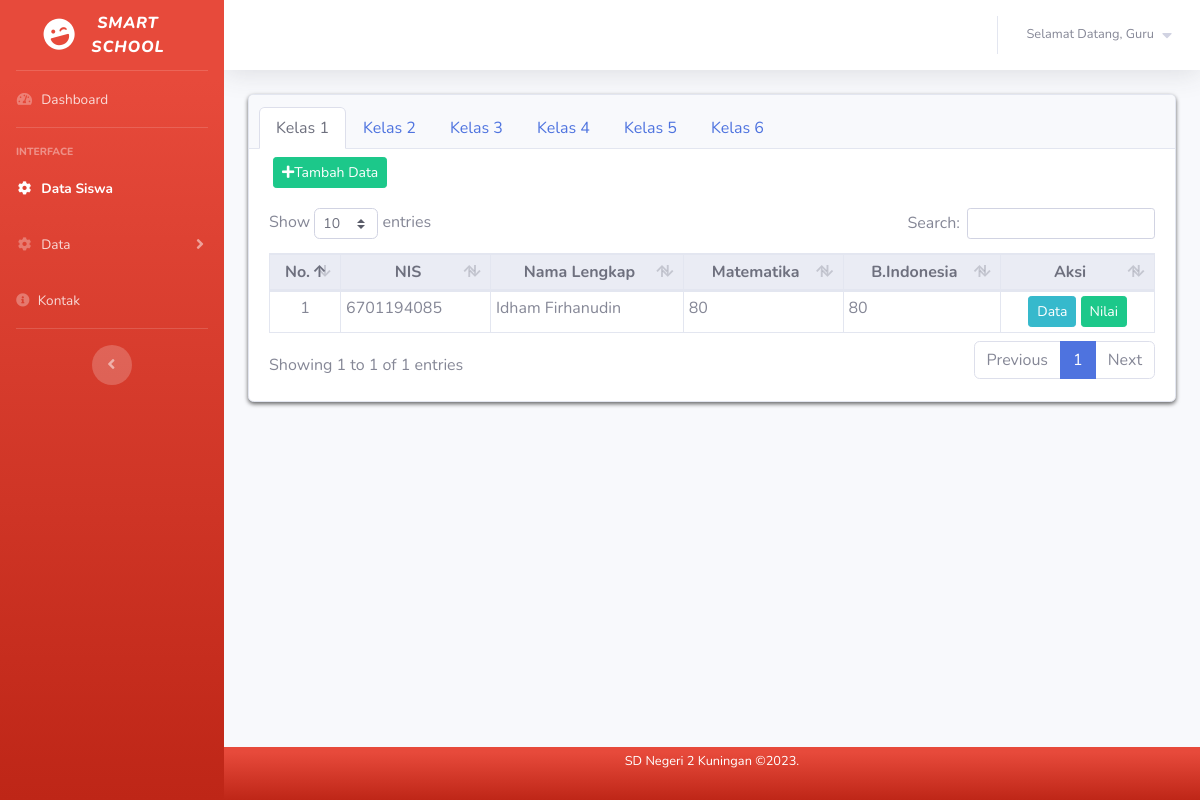
The page /guru/data-kelas1.php (signed in) on the database its author committed.
### tables this page shows
CREATE TABLE `data_kelas1` (
  `id_siswa` int(11) NOT NULL,
  `id_mapel` int(20) NOT NULL,
  `foto` varchar(100) NOT NULL,
  `nis` varchar(20) NOT NULL,
  `nama_lengkap` varchar(50) NOT NULL,
  `jenis_kelamin` varchar(20) NOT NULL,
  `alamat` varchar(100) NOT NULL,
  `no_telp` varchar(20) NOT NULL
);

CREATE TABLE `mapel_kelas1` (
  `id_mapel` int(20) NOT NULL,
  `mtk` int(5) NOT NULL,
  `bindo` int(5) NOT NULL,
  `na` int(5) NOT NULL
);

### guru/function.php (called while the page is built, shortened)
<?php
	$conn = mysqli_connect("localhost", "root", "", "pendataan");
	function query2($query){
		global $conn;
		$result = mysqli_query($conn, $query);
		$rows = [];
		while ($row = mysqli_fetch_assoc($result)) {
			$rows[] = $row;
		}
		return $rows;
	}
 ?>

### guru/data-kelas1.php (the view, shortened to what this page needs)
<?php
    require 'function.php';
    $siswa = query2("SELECT * FROM data_kelas1 INNER JOIN mapel_kelas1 ON data_kelas1.id_mapel = mapel_kelas1.id_mapel");
 ?>
<!DOCTYPE html>
<html lang="en">
<head>
    <link href="style/vendor/fontawesome-free/css/all.min.css" rel="stylesheet" type="text/css">
    <link href="style/css/sb-admin-2.min.css" rel="stylesheet">
    <link href="style/vendor/datatables/dataTables.bootstrap4.min.css" rel="stylesheet">
</head>
<body id="page-top">
    <div id="wrapper">
        <ul class="navbar-nav bg-gradient-danger sidebar sidebar-dark accordion" id="accordionSidebar">
            <a class="sidebar-brand d-flex align-items-center justify-content-center" href="dashboard.php">
                <div class="sidebar-brand-icon rotate-n-15">
                    <i class="fas fa-laugh-wink"></i>
                </div>
                <div class="sidebar-brand-text mx-3"><i>Smart <br>School</i></div>
            </a>
            <hr class="sidebar-divider my-0">
            <li class="nav-item">
                <a class="nav-link" href="dashboard.php">
                    <i class="fas fa-fw fa-tachometer-alt"></i>
                    <span>Dashboard</span></a>
            </li>
            <hr class="sidebar-divider">
            <div class="sidebar-heading">
                Interface
            </div>
            <li class="nav-item active">
                <a class="nav-link" href="siswa/data-kelas1.php">
                    <i class="fas fa-fw fa-cog"></i>
                    <span>Data Siswa</span>
                </a>
            </li>
            <li class="nav-item">
                <a class="nav-link collapsed" href="#" data-toggle="collapse" data-target="#collapseTwo"
                    aria-expanded="true" aria-controls="collapseTwo">
                    <i class="fas fa-fw fa-cog"></i>
                    <span>Data</span>
                </a>
            </li>
            <li class="nav-item">
                <a class="nav-link" href="kontak.php">
                    <i class="fa fa-info-circle"></i>
                    <span>Kontak</span>
                </a>
            </li>
            <hr class="sidebar-divider">
            <div class="text-center d-none d-md-inline">
                <button class="rounded-circle border-0" id="sidebarToggle"></button>
            </div>
        </ul>
        <div id="content-wrapper" class="d-flex flex-column">
            <div id="content">
                <nav class="navbar navbar-expand navbar-light bg-white topbar mb-4 static-top shadow">
                    <ul class="navbar-nav ml-auto">
                        <li class="nav-item dropdown no-arrow">
                            <a class="nav-link dropdown-toggle" href="#" id="userDropdown" role="button"
                                data-toggle="dropdown" aria-haspopup="true" aria-expanded="false">
                                <span class="mr-2 d-none d-lg-inline text-gray-600 small">Selamat Datang, Guru</span>
                                <i class="fa fa-caret-down"></i>
                            </a>
                        </li>
                    </ul>
                </nav>
                <div class="container-fluid">
                <div class="card" style="box-shadow: 0 2px 4px rgba(0,0,0,0.6);">
				<div class="card-header">
					<ul class="nav nav-tabs card-header-tabs">
						<li class="nav-item">
							<a class="nav-link active" href="data-kelas1.php">Kelas 1</a>
						</li>
						<li class="nav-item">
							<a class="nav-link" href="siswa/data-kelas2.php">Kelas 2</a>
						</li>
						<li class="nav-item">
							<a class="nav-link" href="data-kelas3.php">Kelas 3</a>
						</li>
						<li class="nav-item">
							<a class="nav-link" href="data-kelas4.php">Kelas 4</a>
						</li>
						<li class="nav-item">
							<a class="nav-link" href="data-kelas5.php">Kelas 5</a>
						</li>
						<li class="nav-item">
							<a class="nav-link" href="data-kelas6.php">Kelas 6</a>
						</li>
					</ul>
				</div>
                <div class="d-sm-flex align-items-center justify-content-between ml-4 mt-2">
                    <button type="button" class="btn btn-success btn-sm" data-toggle="modal" data-target="#exampleModal">
                        <i class="fas fa-plus"></i>Tambah Data
                    </button>
                </div>
				<div class="card-body">
                            <div class="table-responsive">
                                <table class="table table-bordered table-hover table-sm" id="dataTable" width="100%" cellspacing="0">
                                    <thead class="thead-light">
                                        <tr>
                                            <th class="text-center">No.</th>
                                            <th class="text-center">NIS</th>
                                            <th class="text-center">Nama Lengkap</th>
                                            <th class="text-center">Matematika</th>
                                            <th class="text-center">B.Indonesia</th>
                                            <th class="text-center">Aksi</th>
                                        </tr>
                                    </thead>
                                    <tbody>
                                        <?php $i = 1; ?>
                                        <?php foreach ($siswa as $row) : ?>
                                        <tr>
                                            <td class="text-center"><?= $i; ?></td>
                                            <td><?= $row['nis']; ?></td>
                                            <td><?= $row['nama_lengkap']; ?></td>
                                            <td><?= $row['mtk']; ?></td>
                                            <td><?= $row['bindo']; ?></td>
                                            <td class="text-center">
                                                <a class="btn btn-info btn-sm" href="detail-kelas1.php?id_siswa=<?= $row['id_siswa']; ?>">Data</a>
                                                <a class="btn btn-success btn-sm" href="detail-nilai-kelas1.php?id_siswa=<?= $row['id_siswa']; ?>">Nilai</a>
                                            </td>
                                        </tr>
                                      <?php $i++; ?>
                                      <?php endforeach; ?>
                                    </tbody>
                                </table>
                            </div>
                </div>
				</div>
                </div>
            </div>
            <?php include '../footer.php'; ?>
        </div>
    </div>
</body>
</html>

### rows shown on the page
data_kelas1: nis "6701194085", nama_lengkap "Idham Firhanudin", id_mapel.mtk "80", id_mapel.bindo "80"
